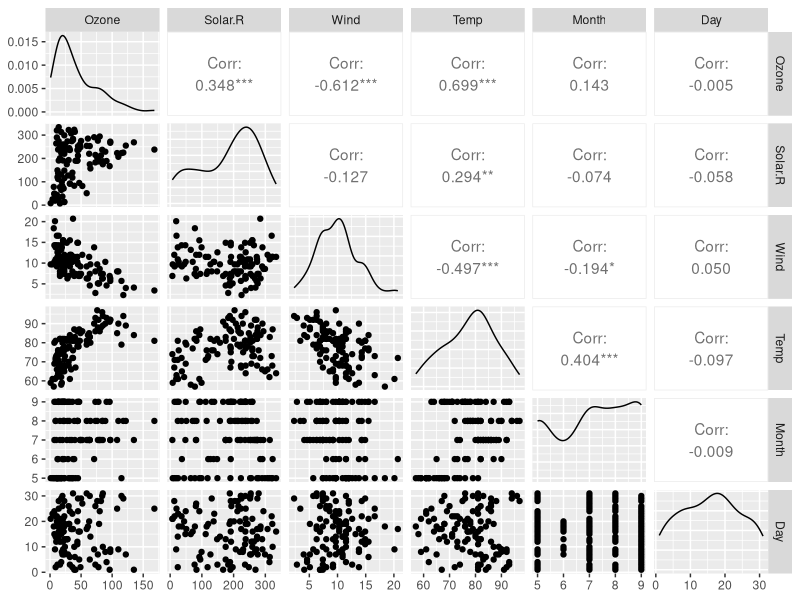
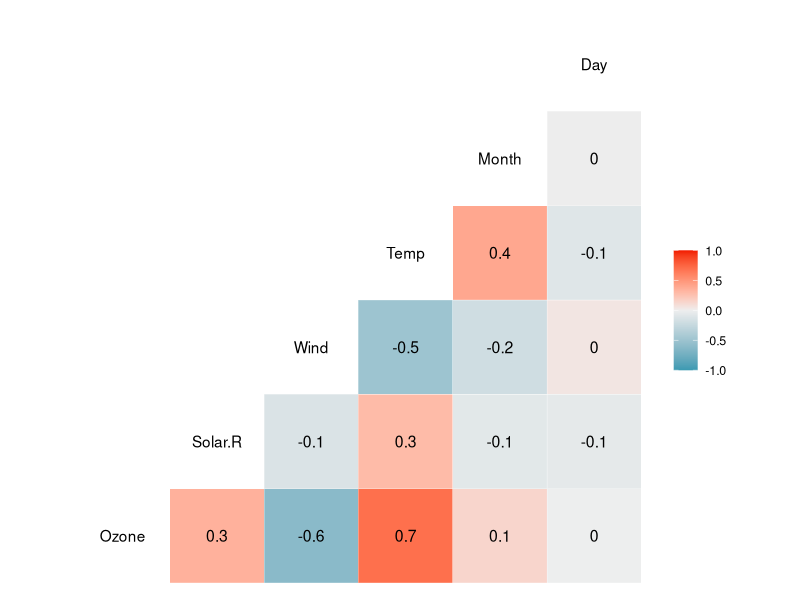
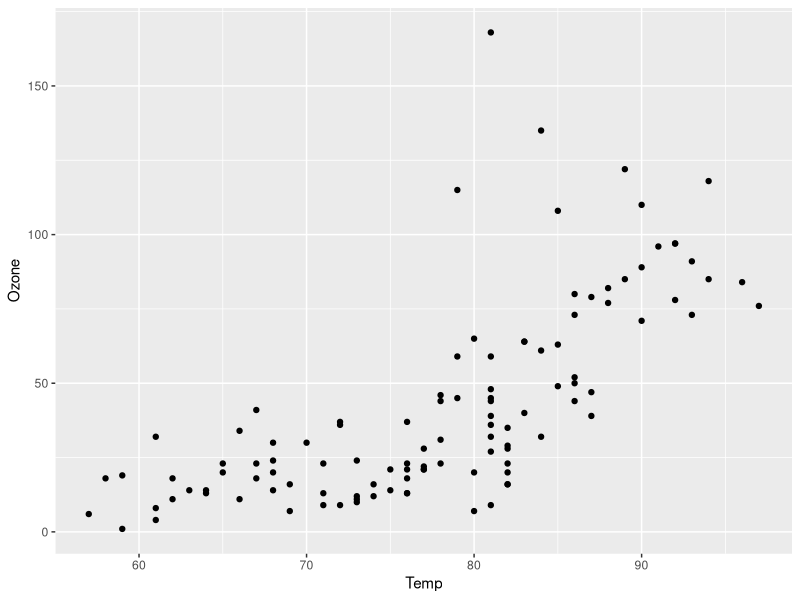
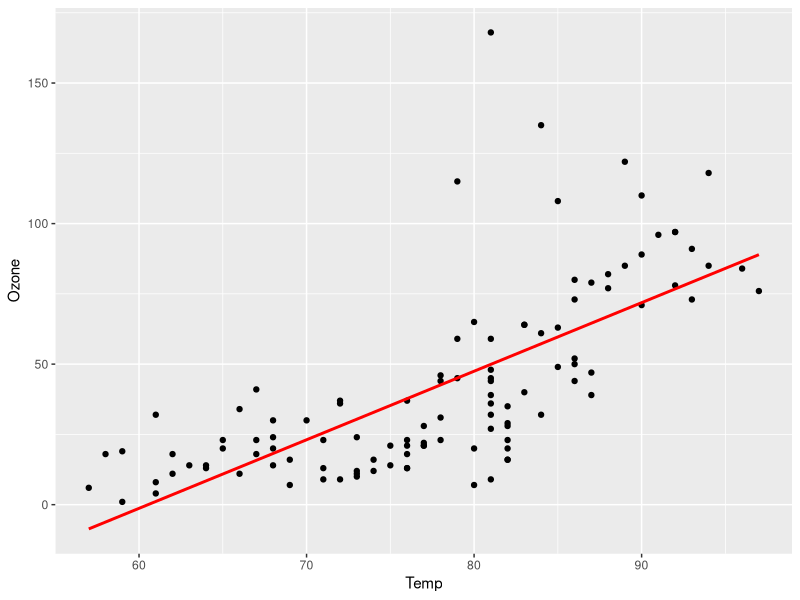
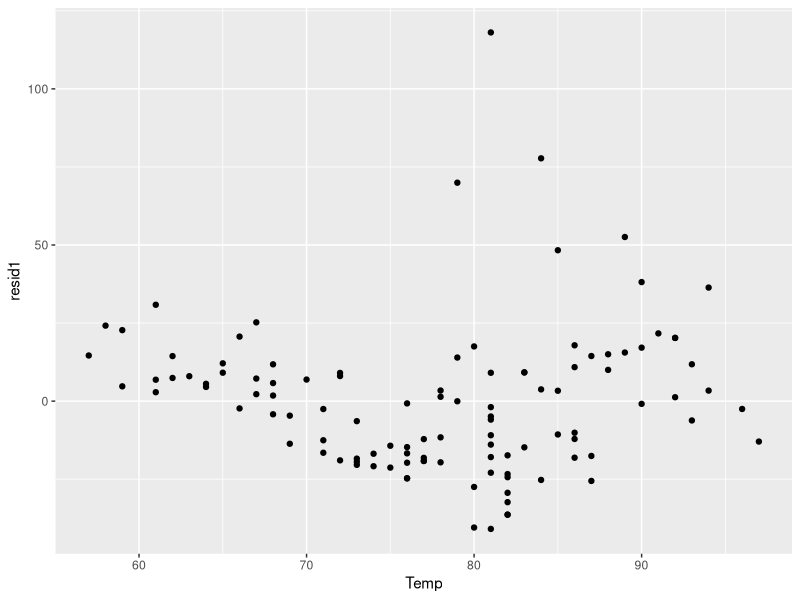
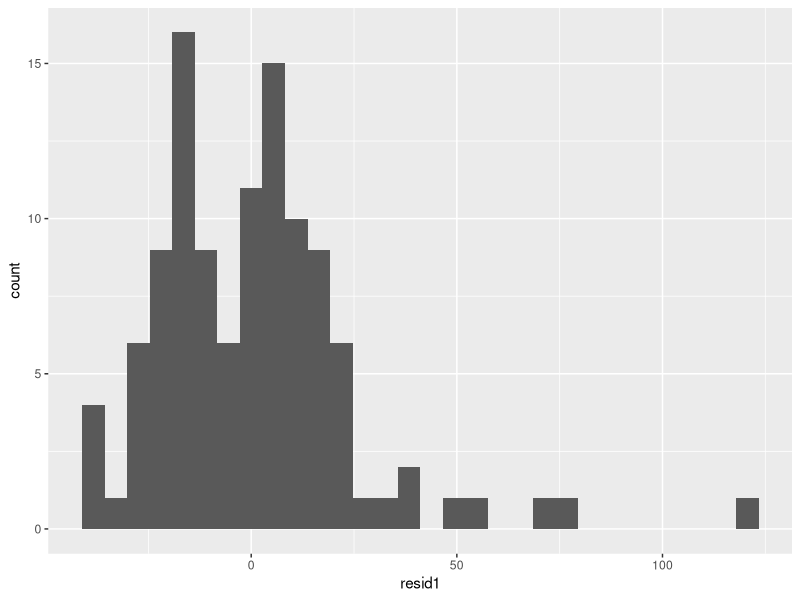

R code for these plots, in order: (Note: this script raises an error after producing the figures.)
## ---- chunk 1
#install.packages("tidyverse","GGally","car","lmtest")
library(tidyverse)
library(GGally)
library(car)
library(lmtest)
## ---- chunk 2
air = airquality
## ---- chunk 3
air2 <- air %>% drop_na()
## ---- chunk 4
ggpairs(air2)
ggcorr(air2, label = TRUE)
## ---- chunk 5
ggplot(air2,aes(x=Temp,y=Ozone)) + geom_point()
## ---- chunk 6
model1 <- lm(Ozone ~ Temp, air2)
summary(model1)
## ---- chunk 7
confint(model1)
## ---- chunk 8
ggplot(air2,aes(x=Temp,y=Ozone)) + geom_point() + geom_smooth(method = "lm", color = "red", se = FALSE)
## ---- chunk 9
Predict80 = data.frame(Temp = c(80))
predict(model1, newdata = Predict80, interval = "predict")
## ---- chunk 10
dwtest(model1)
## ---- chunk 11
air2 = air2 %>% mutate(resid1 = model1$residuals)
ggplot(air2,aes(x=Temp,y=resid1)) + geom_point()
## ---- chunk 12
ggplot(air2,aes(x=resid1)) + geom_histogram()
qqPlot(model1)
